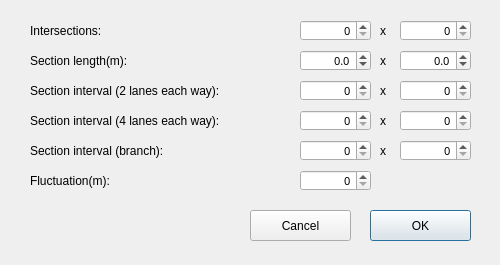
<?xml version="1.0" encoding="UTF-8"?>
<!-- ===============================================
  Copyright (C) 2014 ADVENTURE Project
  All Rights Reserved
================================================ -->
<ui version="4.0">
    <class>TestDataDialog</class>
    <widget class="QDialog" name="TestDataDialog">
        <property name="geometry">
            <rect>
                <x>0</x>
                <y>0</y>
                <width>500</width>
                <height>265</height>
            </rect>
        </property>
        <property name="windowTitle">
            <string>Test data</string>
        </property>
        <widget class="QLabel" name="label_3">
            <property name="geometry">
                <rect>
                    <x>30</x>
                    <y>20</y>
                    <width>250</width>
                    <height>21</height>
                </rect>
            </property>
            <property name="text">
                <string>Intersections:</string>
            </property>
        </widget>
        <widget class="QSpinBox" name="spinBoxMaxX">
            <property name="geometry">
                <rect>
                    <x>300</x>
                    <y>20</y>
                    <width>71</width>
                    <height>21</height>
                </rect>
            </property>
            <property name="font">
                <font>
                    <family>Sans Serif</family>
                    <pointsize>8</pointsize>
                </font>
            </property>
            <property name="layoutDirection">
                <enum>Qt::LeftToRight</enum>
            </property>
            <property name="alignment">
                <set>Qt::AlignRight|Qt::AlignTrailing|Qt::AlignVCenter</set>
            </property>
            <property name="minimum">
                <number>0</number>
            </property>
            <property name="maximum">
                <number>999999</number>
            </property>
        </widget>
        <widget class="QSpinBox" name="spinBoxMaxY">
            <property name="geometry">
                <rect>
                    <x>400</x>
                    <y>20</y>
                    <width>71</width>
                    <height>21</height>
                </rect>
            </property>
            <property name="font">
                <font>
                    <family>Sans Serif</family>
                    <pointsize>8</pointsize>
                </font>
            </property>
            <property name="layoutDirection">
                <enum>Qt::LeftToRight</enum>
            </property>
            <property name="alignment">
                <set>Qt::AlignRight|Qt::AlignTrailing|Qt::AlignVCenter</set>
            </property>
            <property name="minimum">
                <number>0</number>
            </property>
            <property name="maximum">
                <number>999999</number>
            </property>
        </widget>
        <widget class="QLabel" name="label_4">
            <property name="geometry">
                <rect>
                    <x>380</x>
                    <y>20</y>
                    <width>21</width>
                    <height>21</height>
                </rect>
            </property>
            <property name="text">
                <string>x</string>
            </property>
        </widget>
        <widget class="QSpinBox" name="spinBoxCycle4Y">
            <property name="geometry">
                <rect>
                    <x>400</x>
                    <y>80</y>
                    <width>71</width>
                    <height>21</height>
                </rect>
            </property>
            <property name="font">
                <font>
                    <family>Sans Serif</family>
                    <pointsize>8</pointsize>
                </font>
            </property>
            <property name="layoutDirection">
                <enum>Qt::LeftToRight</enum>
            </property>
            <property name="alignment">
                <set>Qt::AlignRight|Qt::AlignTrailing|Qt::AlignVCenter</set>
            </property>
            <property name="minimum">
                <number>0</number>
            </property>
            <property name="maximum">
                <number>999999</number>
            </property>
        </widget>
        <widget class="QSpinBox" name="spinBoxCycle4X">
            <property name="geometry">
                <rect>
                    <x>300</x>
                    <y>80</y>
                    <width>71</width>
                    <height>21</height>
                </rect>
            </property>
            <property name="font">
                <font>
                    <family>Sans Serif</family>
                    <pointsize>8</pointsize>
                </font>
            </property>
            <property name="layoutDirection">
                <enum>Qt::LeftToRight</enum>
            </property>
            <property name="alignment">
                <set>Qt::AlignRight|Qt::AlignTrailing|Qt::AlignVCenter</set>
            </property>
            <property name="minimum">
                <number>0</number>
            </property>
            <property name="maximum">
                <number>999999</number>
            </property>
        </widget>
        <widget class="QLabel" name="label_5">
            <property name="geometry">
                <rect>
                    <x>380</x>
                    <y>80</y>
                    <width>21</width>
                    <height>21</height>
                </rect>
            </property>
            <property name="text">
                <string>x</string>
            </property>
        </widget>
        <widget class="QLabel" name="label_6">
            <property name="geometry">
                <rect>
                    <x>30</x>
                    <y>80</y>
                    <width>250</width>
                    <height>21</height>
                </rect>
            </property>
            <property name="text">
                <string>Section interval (2 lanes each way):</string>
            </property>
        </widget>
        <widget class="QSpinBox" name="spinBoxCycle8Y">
            <property name="geometry">
                <rect>
                    <x>400</x>
                    <y>110</y>
                    <width>71</width>
                    <height>21</height>
                </rect>
            </property>
            <property name="font">
                <font>
                    <family>Sans Serif</family>
                    <pointsize>8</pointsize>
                </font>
            </property>
            <property name="layoutDirection">
                <enum>Qt::LeftToRight</enum>
            </property>
            <property name="alignment">
                <set>Qt::AlignRight|Qt::AlignTrailing|Qt::AlignVCenter</set>
            </property>
            <property name="minimum">
                <number>0</number>
            </property>
            <property name="maximum">
                <number>999999</number>
            </property>
        </widget>
        <widget class="QSpinBox" name="spinBoxCycle8X">
            <property name="geometry">
                <rect>
                    <x>300</x>
                    <y>110</y>
                    <width>71</width>
                    <height>21</height>
                </rect>
            </property>
            <property name="font">
                <font>
                    <family>Sans Serif</family>
                    <pointsize>8</pointsize>
                </font>
            </property>
            <property name="layoutDirection">
                <enum>Qt::LeftToRight</enum>
            </property>
            <property name="alignment">
                <set>Qt::AlignRight|Qt::AlignTrailing|Qt::AlignVCenter</set>
            </property>
            <property name="minimum">
                <number>0</number>
            </property>
            <property name="maximum">
                <number>999999</number>
            </property>
        </widget>
        <widget class="QLabel" name="label_7">
            <property name="geometry">
                <rect>
                    <x>380</x>
                    <y>110</y>
                    <width>21</width>
                    <height>21</height>
                </rect>
            </property>
            <property name="text">
                <string>x</string>
            </property>
        </widget>
        <widget class="QLabel" name="label_8">
            <property name="geometry">
                <rect>
                    <x>30</x>
                    <y>110</y>
                    <width>250</width>
                    <height>21</height>
                </rect>
            </property>
            <property name="text">
                <string>Section interval (4 lanes each way):</string>
            </property>
        </widget>
        <widget class="QPushButton" name="buttonCancel">
            <property name="geometry">
                <rect>
                    <x>250</x>
                    <y>210</y>
                    <width>101</width>
                    <height>31</height>
                </rect>
            </property>
            <property name="text">
                <string>Cancel</string>
            </property>
            <property name="default">
                <bool>false</bool>
            </property>
        </widget>
        <widget class="QPushButton" name="buttonOk">
            <property name="geometry">
                <rect>
                    <x>370</x>
                    <y>210</y>
                    <width>101</width>
                    <height>31</height>
                </rect>
            </property>
            <property name="text">
                <string>OK</string>
            </property>
            <property name="default">
                <bool>true</bool>
            </property>
        </widget>
        <widget class="QLabel" name="label_9">
            <property name="geometry">
                <rect>
                    <x>30</x>
                    <y>50</y>
                    <width>250</width>
                    <height>21</height>
                </rect>
            </property>
            <property name="text">
                <string>Section length(m):</string>
            </property>
        </widget>
        <widget class="QLabel" name="label_10">
            <property name="geometry">
                <rect>
                    <x>380</x>
                    <y>50</y>
                    <width>21</width>
                    <height>21</height>
                </rect>
            </property>
            <property name="text">
                <string>x</string>
            </property>
        </widget>
        <widget class="QDoubleSpinBox" name="dbSpinDistX">
            <property name="geometry">
                <rect>
                    <x>300</x>
                    <y>50</y>
                    <width>71</width>
                    <height>21</height>
                </rect>
            </property>
            <property name="font">
                <font>
                    <family>Sans Serif</family>
                    <pointsize>8</pointsize>
                </font>
            </property>
            <property name="alignment">
                <set>Qt::AlignRight|Qt::AlignTrailing|Qt::AlignVCenter</set>
            </property>
            <property name="decimals">
                <number>1</number>
            </property>
            <property name="minimum">
                <double>-1000000000.000000000000000</double>
            </property>
            <property name="maximum">
                <double>1000000000.000000000000000</double>
            </property>
            <property name="singleStep">
                <double>10.000000000000000</double>
            </property>
        </widget>
        <widget class="QDoubleSpinBox" name="dbSpinDistY">
            <property name="geometry">
                <rect>
                    <x>400</x>
                    <y>50</y>
                    <width>71</width>
                    <height>21</height>
                </rect>
            </property>
            <property name="font">
                <font>
                    <family>Sans Serif</family>
                    <pointsize>8</pointsize>
                </font>
            </property>
            <property name="alignment">
                <set>Qt::AlignRight|Qt::AlignTrailing|Qt::AlignVCenter</set>
            </property>
            <property name="decimals">
                <number>1</number>
            </property>
            <property name="minimum">
                <double>-1000000000.000000000000000</double>
            </property>
            <property name="maximum">
                <double>1000000000.000000000000000</double>
            </property>
            <property name="singleStep">
                <double>10.000000000000000</double>
            </property>
        </widget>
        <widget class="QLabel" name="label_11">
            <property name="geometry">
                <rect>
                    <x>30</x>
                    <y>140</y>
                    <width>250</width>
                    <height>21</height>
                </rect>
            </property>
            <property name="text">
                <string>Section interval (branch):</string>
            </property>
        </widget>
        <widget class="QSpinBox" name="spinBoxCycleBrY">
            <property name="geometry">
                <rect>
                    <x>400</x>
                    <y>140</y>
                    <width>71</width>
                    <height>21</height>
                </rect>
            </property>
            <property name="font">
                <font>
                    <family>Sans Serif</family>
                    <pointsize>8</pointsize>
                </font>
            </property>
            <property name="layoutDirection">
                <enum>Qt::LeftToRight</enum>
            </property>
            <property name="alignment">
                <set>Qt::AlignRight|Qt::AlignTrailing|Qt::AlignVCenter</set>
            </property>
            <property name="minimum">
                <number>0</number>
            </property>
            <property name="maximum">
                <number>999999</number>
            </property>
        </widget>
        <widget class="QSpinBox" name="spinBoxCycleBrX">
            <property name="geometry">
                <rect>
                    <x>300</x>
                    <y>140</y>
                    <width>71</width>
                    <height>21</height>
                </rect>
            </property>
            <property name="font">
                <font>
                    <family>Sans Serif</family>
                    <pointsize>8</pointsize>
                </font>
            </property>
            <property name="layoutDirection">
                <enum>Qt::LeftToRight</enum>
            </property>
            <property name="alignment">
                <set>Qt::AlignRight|Qt::AlignTrailing|Qt::AlignVCenter</set>
            </property>
            <property name="minimum">
                <number>0</number>
            </property>
            <property name="maximum">
                <number>999999</number>
            </property>
        </widget>
        <widget class="QLabel" name="label_12">
            <property name="geometry">
                <rect>
                    <x>380</x>
                    <y>140</y>
                    <width>21</width>
                    <height>21</height>
                </rect>
            </property>
            <property name="text">
                <string>x</string>
            </property>
        </widget>
        <widget class="QLabel" name="label_13">
            <property name="geometry">
                <rect>
                    <x>30</x>
                    <y>170</y>
                    <width>250</width>
                    <height>21</height>
                </rect>
            </property>
            <property name="text">
                <string>Fluctuation(m):</string>
            </property>
        </widget>
        <widget class="QSpinBox" name="spinBoxRnd">
            <property name="geometry">
                <rect>
                    <x>300</x>
                    <y>170</y>
                    <width>71</width>
                    <height>21</height>
                </rect>
            </property>
            <property name="font">
                <font>
                    <family>Sans Serif</family>
                    <pointsize>8</pointsize>
                </font>
            </property>
            <property name="layoutDirection">
                <enum>Qt::LeftToRight</enum>
            </property>
            <property name="alignment">
                <set>Qt::AlignRight|Qt::AlignTrailing|Qt::AlignVCenter</set>
            </property>
            <property name="minimum">
                <number>0</number>
            </property>
            <property name="maximum">
                <number>999999</number>
            </property>
        </widget>
    </widget>
    <tabstops>
        <tabstop>buttonCancel</tabstop>
        <tabstop>spinBoxMaxX</tabstop>
        <tabstop>spinBoxMaxY</tabstop>
        <tabstop>dbSpinDistX</tabstop>
        <tabstop>dbSpinDistY</tabstop>
        <tabstop>spinBoxCycle4X</tabstop>
        <tabstop>spinBoxCycle4Y</tabstop>
        <tabstop>spinBoxCycle8X</tabstop>
        <tabstop>spinBoxCycle8Y</tabstop>
        <tabstop>spinBoxCycleBrX</tabstop>
        <tabstop>spinBoxCycleBrY</tabstop>
        <tabstop>spinBoxRnd</tabstop>
        <tabstop>buttonOk</tabstop>
    </tabstops>
    <resources/>
    <connections/>
</ui>
